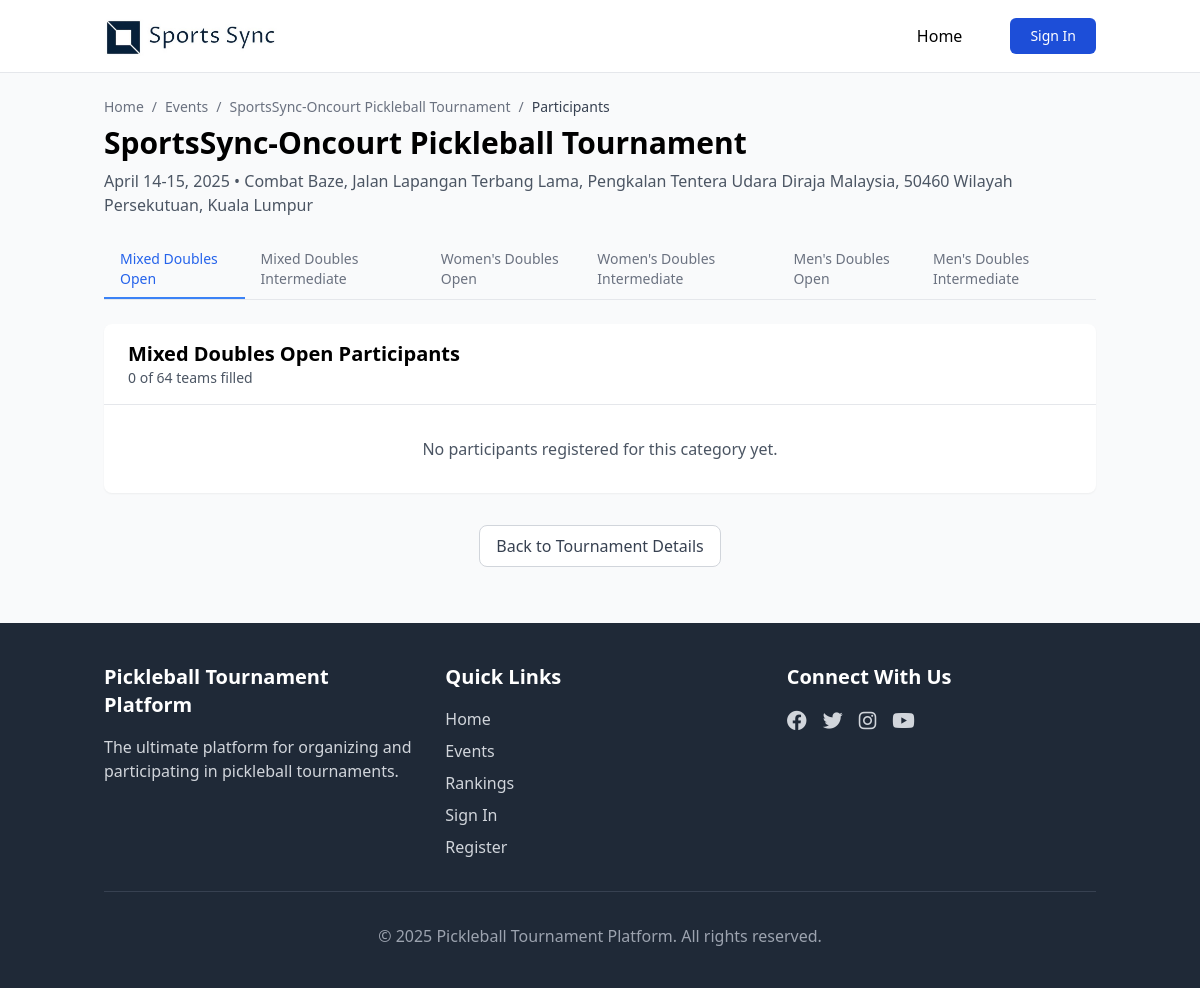
The app's page /tournament/1/participants with its own data.
### app/models.py (models this page shows, shortened)
class Tournament(db.Model):
    id = db.Column(db.Integer, primary_key=True)
    name = db.Column(db.String(100), nullable=False)
    organizer_id = db.Column(db.Integer, db.ForeignKey('user.id'))
    location = db.Column(db.String(200))
    description = db.Column(db.Text)
    start_date = db.Column(db.DateTime)
    end_date = db.Column(db.DateTime)
    registration_deadline = db.Column(db.DateTime)
    tier = db.Column(Enum(TournamentTier), default=TournamentTier.OPEN)
    format = db.Column(Enum(TournamentFormat), default=TournamentFormat.SINGLE_ELIMINATION)
    status = db.Column(Enum(TournamentStatus), default=TournamentStatus.UPCOMING)
    prize_pool = db.Column(db.Float)
    logo = db.Column(db.String(255))
    banner = db.Column(db.String(255))
    created_at = db.Column(db.DateTime, index=True, default=datetime.utcnow)
    venue_id = db.Column(db.Integer, db.ForeignKey('venue.id'), nullable=True)
    is_featured = db.Column(db.Boolean, default=False)
    featured_image = db.Column(db.String(255))
    total_cash_prize = db.Column(db.Float, default=0.0)  # Total cash across all categories
    total_prize_value = db.Column(db.Float, default=0.0)  # Including merchandise value
    prize_structure_description = db.Column(db.Text, nullable=True)  # Tournament-wide description
    payment_bank_name = db.Column(db.String(100), nullable=True)
    payment_account_number = db.Column(db.String(50), nullable=True)
    payment_account_name = db.Column(db.String(100), nullable=True)
    payment_reference_prefix = db.Column(db.String(20), nullable=True)
    payment_qr_code = db.Column(db.String(255), nullable=True)
    payment_instructions = db.Column(db.Text, nullable=True)
    door_gifts = db.Column(db.Text, nullable=True)
    door_gifts_image = db.Column(db.String(255), nullable=True)
    categories = db.relationship('TournamentCategory', backref='tournament', lazy='dynamic')

class TournamentCategory(db.Model):
    id = db.Column(db.Integer, primary_key=True)
    tournament_id = db.Column(db.Integer, db.ForeignKey('tournament.id'))
    category_type = db.Column(Enum(CategoryType))
    name = db.Column(db.String(100))
    max_participants = db.Column(db.Integer)
    points_awarded = db.Column(db.Integer)
    format = db.Column(Enum(TournamentFormat), default=TournamentFormat.SINGLE_ELIMINATION)
    registration_fee = db.Column(db.Float, default=0.0)
    description = db.Column(db.Text)
    display_order = db.Column(db.Integer, default=999)
    prize_percentage = db.Column(db.Float, default=0)  # Percentage of total prize pool
    prize_money = db.Column(db.Float, default=0.0)  # Total cash prize for this category
    prize_image = db.Column(db.String(255), nullable=True)
    has_merchandise = db.Column(db.Boolean, default=False)  # Quick flag for filtering
    has_trophies = db.Column(db.Boolean, default=False)  # Quick flag for filtering
    prize_summary = db.Column(db.Text, nullable=True)  # Brief overview for display
    total_prize_value = db.Column(db.Float, default=0.0)
    min_dupr_rating = db.Column(db.Float, nullable=True)
    max_dupr_rating = db.Column(db.Float, nullable=True)
    min_age = db.Column(db.Integer, nullable=True)
    max_age = db.Column(db.Integer, nullable=True)
    gender_restriction = db.Column(db.String(20), nullable=True)  # 'male', 'female', 'mixed', or None
    group_count = db.Column(db.Integer, default=0)  # Number of groups in group stage
    teams_per_group = db.Column(db.Integer, default=0)  # Teams per group
    teams_advancing_per_group = db.Column(db.Integer, default=0)  # Teams advancing to knockout
    points_distribution = db.Column(JSON, default={})
    prize_distribution = db.Column(JSON, default={})
    registrations = db.relationship('Registration', backref='category', lazy='dynamic')
    matches = db.relationship('Match', backref='category', lazy='dynamic')
    groups = db.relationship('Group', backref='category', lazy='dynamic')
    def is_doubles(self):
        return self.category_type in [
            CategoryType.MENS_DOUBLES,
            CategoryType.WOMENS_DOUBLES,
            CategoryType.MIXED_DOUBLES
        ]

### app/tournament/routes.py (the view, shortened to what this page needs)
@bp.route('/<int:id>/participants')
def participants(id):
    tournament = Tournament.query.get_or_404(id)
    categories = tournament.categories.all()
    if not categories:
        flash('No categories found for this tournament.', 'warning')
        return redirect(url_for('main.tournament_detail', id=id))
    category_id = request.args.get('category', type=int) or categories[0].id
    selected_category = TournamentCategory.query.get_or_404(category_id)
    registrations = Registration.query.filter_by(category_id=category_id).all()
    participants = []
    participants.sort(key=lambda x: x['seed'] if x['seed'] else 999)
    return render_template('tournament/participants.html',
                          title=f"{tournament.name} - {selected_category.category_type.value} Participants",
                          tournament=tournament,
                          categories=categories,
                          selected_category=selected_category,
                          participants=participants)

### app/templates/tournament/participants.html (shortened to what this page needs)
{% extends "base.html" %}
{% block content %}
<div class="mb-6">
    <div class="flex items-center gap-2 text-gray-500 text-sm mb-2">
        <a href="{{ url_for('main.index') }}" class="hover:text-blue-600">Home</a>
        <span>/</span>
        <a href="{{ url_for('main.events') }}" class="hover:text-blue-600">Events</a>
        <span>/</span>
        <a href="{{ url_for('main.tournament_detail', id=tournament.id) }}" class="hover:text-blue-600">{{ tournament.name }}</a>
        <span>/</span>
        <span class="text-gray-700">Participants</span>
    </div>
    <h1 class="text-3xl font-bold mb-2">{{ tournament.name }}</h1>
    <div class="text-gray-600 mb-6">{{ tournament.start_date.strftime('%B %d') }}-{{ tournament.end_date.strftime('%d, %Y') }} • {{ tournament.location }}</div>
    <div class="flex border-b border-gray-200 mb-6">
        {% for category in categories %}
            <a href="{{ url_for('tournament.participants', id=tournament.id, category=category.id) }}"
                class="py-2 px-4 border-b-2 font-medium text-sm {% if category.id == selected_category.id %}border-blue-500 text-blue-600{% else %}border-transparent text-gray-500 hover:text-gray-700 hover:border-gray-300{% endif %}">
                {{ category.name }}
            </a>
        {% endfor %}
    </div>
</div>
<div class="bg-white rounded-lg shadow-sm overflow-hidden mb-8">
    <div class="px-6 py-4 border-b border-gray-200">
        <h2 class="text-xl font-bold">{{ selected_category.name }} Participants</h2>
        <div class="text-sm text-gray-600">
            {% if selected_category.is_doubles() %}
                {% set unique_teams = {} %}
                {% for entry in participants %}
                    {% if entry.partner %}
                        {% set team_key = [entry.player.id, entry.partner.id]|sort|join('-') %}
                        {% if team_key not in unique_teams %}
                            {% set _ = unique_teams.update({team_key: 1}) %}
                        {% endif %}
                    {% endif %}
                {% endfor %}
                {{ unique_teams|length }} of {{ selected_category.max_participants }} teams filled
            {% else %}
                {{ participants|length }} of {{ selected_category.max_participants }} spots filled
            {% endif %}
        </div>
    </div>
    {% if participants %}
        <div class="divide-y divide-gray-200">
            {% if selected_category.is_doubles() %}
                {% set teams = {} %}
                {% for entry in participants %}
                    {% if entry.partner %}
                        {% set team_key = [entry.player.id, entry.partner.id]|sort|join('-') %}
                        {% if team_key not in teams %}
                            {% set _ = teams.update({team_key: {'player1': entry.player, 'player2': entry.partner, 'seed': entry.seed}}) %}
                        {% endif %}
                    {% endif %}
                {% endfor %}
                {% for team_key, team in teams.items() %}
                    <div class="px-6 py-4">
                        <div class="flex items-center justify-between">
                            <div class="flex items-center">
                                {% if team.seed %}
                                    <div class="w-8 h-8 bg-blue-600 rounded-full flex items-center justify-center text-white font-bold mr-4">
                                        {{ team.seed }}
                                    </div>
                                {% endif %}
                                <div class="flex flex-col sm:flex-row sm:items-center">
                                    <div class="flex items-center mb-2 sm:mb-0 sm:mr-6">
                                        <div class="w-10 h-10 bg-blue-100 rounded-full flex items-center justify-center mr-3">
                                            {% if team.player1.profile_image %}
                                                <img src="{{ team.player1.profile_image }}"
                                                    class="w-10 h-10 rounded-full object-cover"
                                                    alt="{{ team.player1.full_name }}">
                                            {% else %}
                                                <span class="text-blue-600 font-bold">{{ team.player1.full_name[:1] }}</span>
                                            {% endif %}
                                        </div>
                                        <div>
                                            <a href="{{ url_for('main.player_detail', id=team.player1.id) }}" class="font-medium hover:text-blue-600">
                                                {{ team.player1.full_name }}
                                            </a>
                                            <div class="text-xs text-gray-500">{{ team.player1.country }}</div>
                                        </div>
                                    </div>
                                    <div class="hidden sm:block text-gray-400 mx-2">/</div>
                                    <div class="flex items-center">
                                        <div class="w-10 h-10 bg-blue-100 rounded-full flex items-center justify-center mr-3">
                                            {% if team.player2.profile_image %}
                                                <img src="{{ team.player2.profile_image }}"
                                                    class="w-10 h-10 rounded-full object-cover"
                                                    alt="{{ team.player2.full_name }}">
                                            {% else %}
                                                <span class="text-blue-600 font-bold">{{ team.player2.full_name[:1] }}</span>
                                            {% endif %}
                                        </div>
                                        <div>
                                            <a href="{{ url_for('main.player_detail', id=team.player2.id) }}" class="font-medium hover:text-blue-600">
                                                {{ team.player2.full_name }}
                                            </a>
                                            <div class="text-xs text-gray-500">{{ team.player2.country }}</div>
                                        </div>
                                    </div>
                                </div>
                            </div>
                            {# {% if team.player1_dupr is defined or team.player2_dupr is defined %}
                                <div class="text-sm text-gray-500">
                                    <span class="font-medium">DUPR:</span>
                                    {% if team.player1_dupr is defined %}{{ team.player1_dupr }}{% else %}--{% endif %} /
                                    {% if team.player2_dupr is defined %}{{ team.player2_dupr }}{% else %}--{% endif %}
                                </div>
                            {% endif %} #}
                        </div>
                    </div>
                {% endfor %}
            {% else %}
                {% for entry in participants %}
                    <div class="px-6 py-4 flex items-center justify-between">
                        <div class="flex items-center">
                            {# {% if entry.seed %}
                                <div class="w-8 h-8 bg-blue-600 rounded-full flex items-center justify-center text-white font-bold mr-4">
                                    {{ entry.seed }}
                                </div>
                            {% endif %} #}
                            <div class="flex items-center">
                                <div class="w-10 h-10 bg-blue-100 rounded-full flex items-center justify-center mr-3">
                                    {% if entry.player.profile_image %}
                                        <img src="{{ entry.player.profile_image }}"
                                            class="w-10 h-10 rounded-full object-cover"
                                            alt="{{ entry.player.full_name }}">
                                    {% else %}
                                        <span class="text-blue-600 font-bold">{{ entry.player.full_name[:1] }}</span>
                                    {% endif %}
                                </div>
                                <div>
                                    <a href="{{ url_for('main.player_detail', id=entry.player.id) }}" class="font-medium hover:text-blue-600">
                                        {{ entry.player.full_name }}
                                    </a>
                                    <div class="text-xs text-gray-500">{{ entry.player.country }}</div>
                                </div>
                            </div>
                        </div>
                        {# {% if entry.player_dupr is defined %}
                            <div class="text-sm text-gray-500">
                                <span class="font-medium">DUPR:</span> {{ entry.player_dupr }}
                            </div>
                        {% endif %} #}
                    </div>
                {% endfor %}
            {% endif %}
        </div>
    {% else %}
        <div class="px-6 py-8 text-center text-gray-600">
            No participants registered for this category yet.
        </div>
    {% endif %}
</div>
<div class="text-center mb-8">
    <a href="{{ url_for('main.tournament_detail', id=tournament.id) }}" class="inline-block px-4 py-2 bg-white border border-gray-300 text-gray-700 rounded-lg hover:bg-gray-50 transition">
        Back to Tournament Details
    </a>
</div>
{% endblock %}

### records on screen
Tournament: name "SportsSync-Oncourt Pickleball Tournament", start_date "April 14", end_date "15, 2025", location "Combat Baze, Jalan Lapangan Terbang Lama, Pengkalan Tentera Udara Diraja Malaysia, 50460 Wilayah Persekutuan, Kuala Lumpur"
TournamentCategory: name "Mixed Doubles Open", max_participants "64"
TournamentCategory: name "Mixed Doubles Intermediate"
TournamentCategory: name "Women's Doubles Open"
TournamentCategory: name "Women's Doubles Intermediate"
TournamentCategory: name "Men's Doubles Open"
TournamentCategory: name "Men's Doubles Intermediate"

### other values on screen
{{ unique_teams|length }} "0"
{{ now.year if now else 2025 }} "2025"
